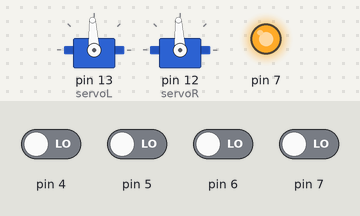
This sketch was run on a simulated Arduino Uno, built with avr-gcc and run on an emulated ATmega328P. Shown: 2 × servo, output pins drawn as LEDs (lit = HIGH). The inputs (shaded band) are chosen by the test bench; at power-on: pin 4–7 LOW. What the sketch prints to the serial monitor is not drawn.

Above: at 1.2 s.
1.3 s: pin 4 driven HIGH
2.8 s: pin 4 driven LOW
5.8 s: pin 5 driven HIGH
7.3 s: pin 5 driven LOW
10.3 s: pin 6 driven HIGH
11.8 s: pin 6 driven LOW
Timing chart, 0 to 14.8 s (numbered marks = the images above; inputs shaded):
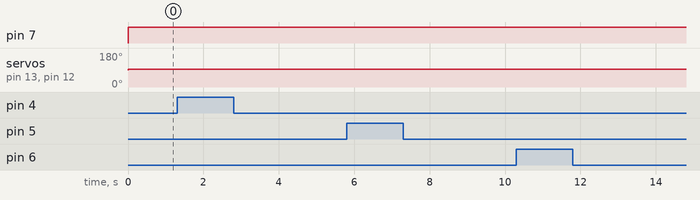

The sketch:

sketch_oct26a.ino
```cpp
/*

Wiring Diagram for QTI Sensors:
Arduino          Sensor
D7               QTI4 - Far left
D6               QTI3 - Mid left
D5               QTI2 - Mid right
D4               QTI1 - Far right

Wiring Diagram for Servos:
Arduino          Servo
D13              Left servo
D12              Right servo

*/

#include <Servo.h>                           // Use the Servo library (included with Arduino IDE)

Servo servoL;                                // Define the left and right servos
Servo servoR;

int t = 30;

void setup()
{
  Serial.begin(9600);                        // Set up Arduino Serial Monitor at 9600 baud
  servoL.attach(13);                         // Attach (programmatically connect) servos to pins on Arduino
  servoR.attach(12);

}

String pinCheck(long farleft, long midleft, long midright,long farright){
  int pin4;
int pin5;
int pin6;
int pin7;

  if(farleft > t){
  pin4=1;
}
else{
  pin4=0;
}
if(midleft > t){
  pin5=1;
}
else{
  pin5=0;
}
if(midright > t){
  pin6=1;
}
else{
  pin6=0;
}
if(farright > t){
  pin7=1;
}
else{
  pin7=0;
}
return String(pin4) + String(pin5) + String(pin6) + String(pin7);
}

long RCTime(int sensorIn){
   long duration = 0;
   pinMode(sensorIn, OUTPUT);
   digitalWrite(sensorIn, HIGH);
   delay(1);
   pinMode(sensorIn, INPUT);
   digitalWrite(sensorIn, LOW);
   while(digitalRead(sensorIn)){
      duration++;
   }
   return duration;
}

void loop()
{

int farleft = RCTime(7);
int midleft = RCTime(6);
int midright = RCTime(5);
int farright =RCTime(4);
String pins = pinCheck(farleft, midleft,midright,farright);

  int vL, vR;

  Serial.println(pins);

if(pins == "1000"){
  vL = -100;                             // -100 to 100 indicate course correction values
  vR = 100;
}
else if( pins == "1100"){
   vL = 0;
   vR = 100;
}
else if(pins == "0100"){
   vL = 50;
      vR = 100;
}
else if (pins == "0110"){
  vL = 100;
      vR = 100;
}
else if (pins == "0010"){
       vL = 100;
      vR = 50;
}
else if (pins == "0011"){
    vL = 100;
      vR = 0;
}
else if (pins == "0001"){
  vL = 100;
  vR = -100;
}
else if (pins == "1111"){
  vL = 100;
  vR = 100;
}
else if (pins == "0000"){
  vL = 0;
  vR = 0;
}

  servoL.writeMicroseconds(1500 + vL);      // Steer robot to recenter it over the line
  servoR.writeMicroseconds(1500 - vR);

  delay(50);                                // Delay for 50 milliseconds (1/20 second)
}
```
